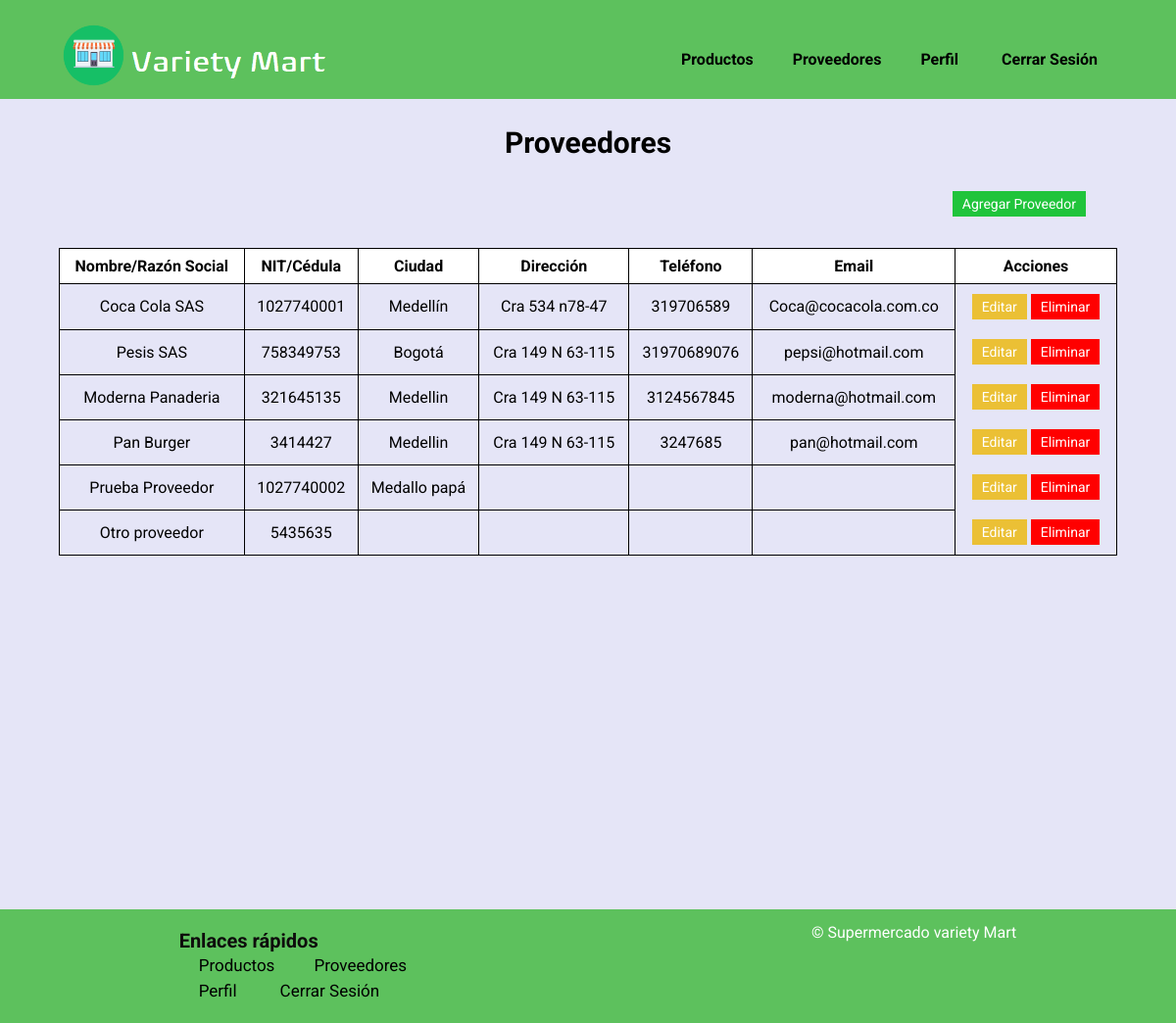
The app's page /vista/proveedor/proveedor.php (signed in) with its own data.
### tables this page shows
CREATE TABLE `proveedores` (
  `codigo` int(11) NOT NULL,
  `identificacion` bigint(20) NOT NULL,
  `nombre` varchar(100) NOT NULL,
  `ciudad` varchar(100) DEFAULT NULL,
  `direccion` varchar(100) DEFAULT NULL,
  `telefono` varchar(20) DEFAULT NULL,
  `email` varchar(100) DEFAULT NULL
);

### controlador/ControlProveedores.php (called while the page is built, shortened)
<?php
Class ControlProveedores{
    function consultarTodos(){
        $comandoSql="select * from proveedores";
        $objControlConexion=new ControlConexion();
        $objControlConexion->abrirBd("localhost", "root", "","varietymart");
        $recordSet=$objControlConexion->ejecutarSelect($comandoSql);
        return $recordSet;
    }
}
?>

### controlador/ControlConexion.php (called while the page is built, shortened)
<?php
class ControlConexion{
	var $conn;
	function __construct(){
		$this->conn=null;
	}
    function abrirBd($servidor, $usuario, $password,$db){
    	try	{
			$this->conn = new mysqli($servidor, $usuario, $password, $db);
      	}
      	catch (Exception $e){
          	echo "ERROR AL | AL SERVIDOR ".$e->getMessage()."\n";
      	}
    }
	function ejecutarSelect($sql) {
			try	{
				$recordSet=$this->conn->query($sql);
				}
			catch (Exception $e) {
					echo " ERROR: ". $e->getMessage()."\n";
			  }
		return $recordSet;
			}
}
?>

### vista/proveedor/proveedor.php (the view, shortened to what this page needs)
<?php
if(isset($_SESSION["iniciarSesion"]) && $_SESSION["iniciarSesion"] == "ok" && $_SESSION["rolUsuario"] == 0){
    $rutaFooter = "../layout/footer2.php";
    $rutaHeader = "../layout/header2.php";
    require_once '../../controlador/ControlProveedores.php';
    require_once '../../controlador/ControlConexion.php';
    $objModeloProveedores = new ModeloProveedores("", "", "", "", "", "", "");
    $objControlProveedores = new ControlProveedores($objModeloProveedores);
    $datos = $objControlProveedores  -> consultarTodos();
echo '<!DOCTYPE html>
<html lang="en">
<head>
    <meta charset="UTF-8">
    <meta name="viewport" content="width=device-width, initial-scale=1.0">
    <link rel="stylesheet" href="../../assents/css/estilo.css">
    <link rel="stylesheet" href="../../assents/css/footer.css">
    <link rel="stylesheet" href="../../assents/css/proveedor.css">
    <link rel="icon" href="../../assents/img/store.png">
    <title>Proveedores</title>
</head>
<body>';
if (file_exists($rutaHeader)) {
    include $rutaHeader;
}
echo '<?php include "../layout/header2.php" ?>
 <div class="container">
    <h1>Proveedores</h1>
    <div class="agregar">
        <a href="../proveedor/agregarproveedor.php" class="edit-add">Agregar Proveedor</a>
    </div>
    <table>
        <tr>
            <th>Nombre/Razón Social</th>
            <th>NIT/Cédula</th>
            <th>Ciudad</th>
            <th>Dirección</th>
            <th>Teléfono</th>
            <th>Email</th>
            <th>Acciones</th>
        </tr>';
    while($row = $datos->fetch_assoc()){
        echo'<tr>
                <td>'.$row["nombre"].'</td>
                <td>'.$row["identificacion"].'</td>
                <td>'.$row["ciudad"].'</td>
                <td>'.$row["direccion"].'</td>
                <td>'.$row["telefono"].'</td>
                <td>'.$row["email"].'</td>
                <td class="acciones">
                    <a href="editarproveedor.php?codigo='.$row["codigo"].'" class="edit-button">Editar</a>
                     <a href="procesarEliminarproveedor.php?codigo='.$row["codigo"].'" class="edit-delete">Eliminar</a>
                </td>
            </tr>';
       }
    echo '</table>
</div>
<script src="../../assents/js/confirmacion.js"></script>';
if (file_exists($rutaFooter)) {
    include $rutaFooter;
}
echo '</body>
</html>';
}else{
    echo '<script>
    window.location = "../../index.php";
    </script>';
}
?>

### vista/layout/header2.php (shortened to what this page needs)
<?php
if(isset($_SESSION["iniciarSesion"]) && $_SESSION["iniciarSesion"] == "ok"){
echo '<header>
    <h1><img src="../../assents/img/logoNombre-removebg.png" alt=""></h1>
    <input type="checkbox" id="check">
    <label for="check" class="mostrar-menu">
        &#8801
    </label>
    <nav class="menu">
        <ul>
            <li> <a href="../producto/producto.php">Productos</a></li>';
            if($_SESSION["rolUsuario"] == 0){
                echo '<li> <a href="../proveedor/proveedor.php">Proveedores</a></li>';
            }
            echo '<li> <a href="../usuario/perfil.php">Perfil</a></li>
            <li> <a href="../usuario/salir.php">Cerrar Sesión</a></li>
            <label for="check" class="esconder-menu">
                &#215
            </label>
        </ul>
    </nav>
</header>';
}else{
    echo '<script>
    window.location = "../../index.php";
    </script>';
}
?>

### vista/layout/footer2.php (shortened to what this page needs)
<?php
if(isset($_SESSION["iniciarSesion"]) && $_SESSION["iniciarSesion"] == "ok"){
    echo '
<footer class="footer2">
    <div class="footer-content">
        <div class="footer-section links">
            <h1>Enlaces rápidos</h1>
            <ul>
                <li><a href="../producto/producto.php">Productos</a></li>';
                if($_SESSION["rolUsuario"] == 0){
                    echo '<li><a href="../proveedor/proveedor.php">Proveedores</a></li>';
                }
                echo '<li><a href="../usuario/perfil.php">Perfil</a></li>
                <li> <a href="../../index.php">Cerrar Sesión</a></li>
            </ul>
        </div>
    </div>
    <div class="footer-bottom">
        &copy; <?php echo date("Y"); ?> Supermercado variety Mart
    </div>
</footer>';
}else{
    echo '<script>
    window.location = "../../index.php";
    </script>';
}
?>

### assents/css/estilo.css (style rules this page uses)
* { margin: 0; padding: 0; font-family: 'Roboto', sans-serif; }
body { background-color: #e5e5f7; background-image: radial-gradient(#b0b2e1 0.5px, transparent 0.5px), radial-gradient(#b0b2e1 0.5px, #e5e5f7 0.5px); }
header { background-color: rgb(93, 193, 93); display: flex; align-items: center; justify-content: space-between; padding-top: 20px; padding-left: 5%; padding-right: 5%; font-weight: bold; position: fixed; width: 90%; top: 0; z-index:500; }
ul li { display: inline-block; padding: 0px 20px; }
a { color: black; text-decoration: none; }
h1 { color: white; font-size: 30px; }
img { z-index: 2; margin: 0; height: auto; }
.acciones { display: flex; justify-content: center; }
.agregar { width: 85%; display: flex; justify-content: end; }
.edit-button { background-color: #ebc035; color: white; padding: 5px 10px; text-decoration: none; display: inline-block; font-size: 14px; margin: 2px; }
.edit-delete { cursor: pointer; background-color: #ff0000; color: white; padding: 5px 10px; text-decoration: none; display: inline-block; font-size: 14px; margin: 2px; border: 0px; }
.edit-add { background-color: #20c43b; color: white; padding: 5px 10px; text-decoration: none; display: inline-block; font-size: 14px; margin: 2px; }

### assents/css/footer.css (style rules this page uses)
.footer2 { background-color: rgb(93, 193, 93); color: #fff; display: flex; justify-content: space-around; width: 100%; position: relative; bottom: 0; z-index: 1; }
.footer-section { padding: 20px; text-align: left; flex: 1; min-width: 200px; max-width: 300px; }
.footer-content { display: flex; justify-content: space-around; flex-wrap: wrap; }
.footer-section h1 { font-size: 1.2rem; color: rgb(14, 12, 12); font-size: 20px; }
.footer-section ul { list-style: none; padding: 0; }
.footer-section ul li { margin: 3px 0; font-size: 17px; }
.footer-section ul li a { background-color: rgb(93, 193, 93); text-decoration: none; }
.footer-bottom { text-align: center; background-color: #ffffff; padding: 14px 0; background-color: rgb(93, 193, 93); }

### assents/css/proveedor.css (style rules this page uses)
body { text-align: center; }
h1 { font-size: 30px; color: rgb(0, 0, 0); }
table { width: 90%; margin: 0 auto; border-collapse: collapse; }
table, th, td { border: 1px solid black; }
th, td { padding: 8px; }
th { background-color: #ffffff; }
.container { margin-top: 8em; display: flex; flex-direction: column; align-items: center; height: 100vh; }
.acciones { display: flex; justify-content: center; border: 0px; }
.agregar { width: 85%; margin: 30px 0; display: flex; justify-content: end; }
.edit-button { background-color: #ebc035; color: white; padding: 5px 10px; text-decoration: none; display: inline-block; font-size: 14px; margin: 2px; }
.edit-delete { cursor: pointer; background-color: #ff0000; color: white; padding: 5px 10px; text-decoration: none; display: inline-block; font-size: 14px; margin: 2px; border: 0px; }
.edit-add { background-color: #20c43b; color: white; padding: 5px 10px; text-decoration: none; display: inline-block; font-size: 14px; margin: 2px; }

### records on screen
proveedores: nombre "Coca Cola SAS", identificacion "1027740001", ciudad "Medellín", direccion "Cra 534 n78-47", telefono "319706589", email "Coca@cocacola.com.co"
proveedores: nombre "Pesis SAS", identificacion "758349753", ciudad "Bogotá", direccion "Cra 149 N 63-115", telefono "31970689076", email "pepsi@hotmail.com"
proveedores: nombre "Moderna Panaderia", identificacion "321645135", ciudad "Medellin", direccion "Cra 149 N 63-115", telefono "3124567845", email "moderna@hotmail.com"
proveedores: nombre "Pan Burger", identificacion "3414427", ciudad "Medellin", direccion "Cra 149 N 63-115", telefono "3247685", email "pan@hotmail.com"
proveedores: nombre "Prueba Proveedor", identificacion "1027740002", ciudad "Medallo papá"
proveedores: nombre "Otro proveedor", identificacion "5435635"
